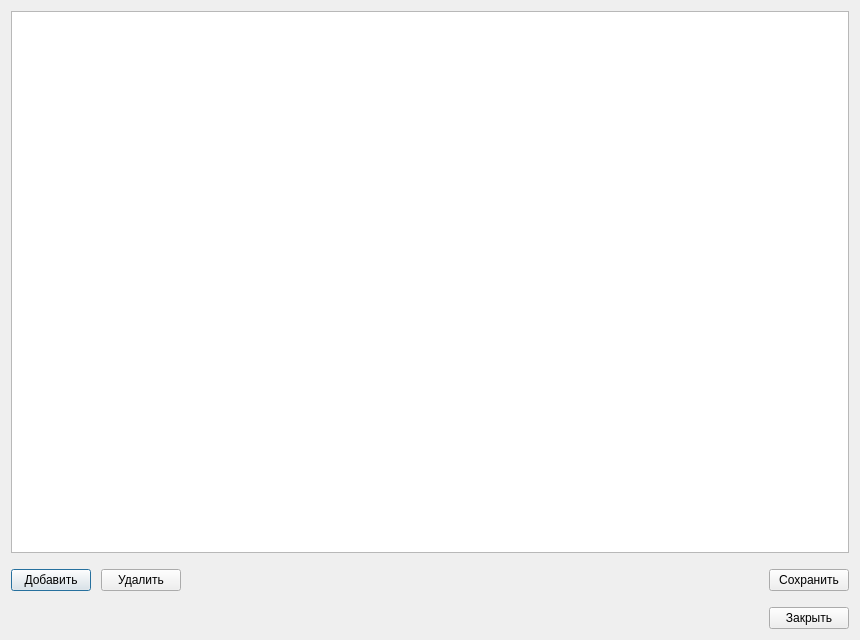
<?xml version="1.0" encoding="UTF-8"?>
<ui version="4.0">
 <class>SkillsTypeWidget</class>
 <widget class="QDialog" name="SkillsTypeWidget">
  <property name="geometry">
   <rect>
    <x>0</x>
    <y>0</y>
    <width>860</width>
    <height>640</height>
   </rect>
  </property>
  <property name="windowTitle">
   <string>Dialog</string>
  </property>
  <layout class="QVBoxLayout" name="verticalLayout">
   <item>
    <widget class="QTableView" name="tableView"/>
   </item>
   <item>
    <layout class="QHBoxLayout" name="horizontalLayout">
     <property name="spacing">
      <number>10</number>
     </property>
     <property name="topMargin">
      <number>10</number>
     </property>
     <item>
      <widget class="QPushButton" name="pushButton_3">
       <property name="text">
        <string>Добавить</string>
       </property>
      </widget>
     </item>
     <item>
      <widget class="QPushButton" name="pushButton_4">
       <property name="text">
        <string>Удалить</string>
       </property>
      </widget>
     </item>
     <item>
      <spacer name="horizontalSpacer_2">
       <property name="orientation">
        <enum>Qt::Horizontal</enum>
       </property>
       <property name="sizeHint" stdset="0">
        <size>
         <width>40</width>
         <height>20</height>
        </size>
       </property>
      </spacer>
     </item>
     <item>
      <widget class="QPushButton" name="pushButton">
       <property name="text">
        <string>Сохранить</string>
       </property>
      </widget>
     </item>
    </layout>
   </item>
   <item>
    <layout class="QHBoxLayout" name="horizontalLayout_2">
     <property name="topMargin">
      <number>10</number>
     </property>
     <item>
      <spacer name="horizontalSpacer">
       <property name="orientation">
        <enum>Qt::Horizontal</enum>
       </property>
       <property name="sizeHint" stdset="0">
        <size>
         <width>40</width>
         <height>20</height>
        </size>
       </property>
      </spacer>
     </item>
     <item>
      <widget class="QPushButton" name="pushButton_2">
       <property name="text">
        <string>Закрыть</string>
       </property>
      </widget>
     </item>
    </layout>
   </item>
  </layout>
 </widget>
 <resources/>
 <connections/>
</ui>
